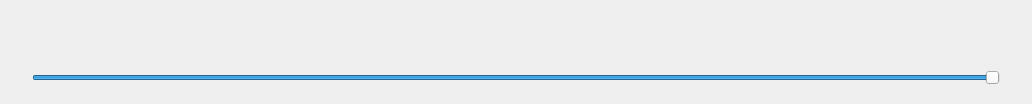
<?xml version="1.0" encoding="UTF-8"?>
<ui version="4.0">
 <class>ToolBar</class>
 <widget class="QWidget" name="ToolBar">
  <property name="geometry">
   <rect>
    <x>0</x>
    <y>0</y>
    <width>1032</width>
    <height>104</height>
   </rect>
  </property>
  <property name="windowTitle">
   <string>Form</string>
  </property>
  <property name="styleSheet">
   <string notr="true"/>
  </property>
  <layout class="QVBoxLayout" name="verticalLayout_2" stretch="10,1">
   <property name="spacing">
    <number>0</number>
   </property>
   <property name="leftMargin">
    <number>0</number>
   </property>
   <property name="topMargin">
    <number>0</number>
   </property>
   <property name="rightMargin">
    <number>0</number>
   </property>
   <property name="bottomMargin">
    <number>0</number>
   </property>
   <item>
    <layout class="QHBoxLayout" name="horizontalLayout_2">
     <property name="spacing">
      <number>0</number>
     </property>
     <property name="topMargin">
      <number>10</number>
     </property>
     <item>
      <layout class="QHBoxLayout" name="horizontalLayout_4" stretch="0,2,0,0,0,0,0,2,0,0,2,0,0,0,2,0,1,0">
       <property name="spacing">
        <number>0</number>
       </property>
       <property name="sizeConstraint">
        <enum>QLayout::SetDefaultConstraint</enum>
       </property>
       <item>
        <widget class="QPushButton" name="ShuffleBtn">
         <property name="sizePolicy">
          <sizepolicy hsizetype="Minimum" vsizetype="Minimum">
           <horstretch>0</horstretch>
           <verstretch>0</verstretch>
          </sizepolicy>
         </property>
         <property name="minimumSize">
          <size>
           <width>32</width>
           <height>32</height>
          </size>
         </property>
         <property name="maximumSize">
          <size>
           <width>32</width>
           <height>32</height>
          </size>
         </property>
         <property name="styleSheet">
          <string notr="true">QPushButton#ShuffleBtn:checked {
	background-color: rgba(84, 83, 85, 179);
	border-radius: 14px;
}</string>
         </property>
         <property name="text">
          <string/>
         </property>
         <property name="icon">
          <iconset resource="../res/resources.qrc">
           <normaloff>:/toolbarIcons/027-shuffle arrows.svg</normaloff>:/toolbarIcons/027-shuffle arrows.svg</iconset>
         </property>
         <property name="iconSize">
          <size>
           <width>32</width>
           <height>32</height>
          </size>
         </property>
         <property name="checkable">
          <bool>true</bool>
         </property>
         <property name="autoDefault">
          <bool>false</bool>
         </property>
         <property name="default">
          <bool>false</bool>
         </property>
         <property name="flat">
          <bool>true</bool>
         </property>
        </widget>
       </item>
       <item>
        <spacer name="horizontalSpacer">
         <property name="orientation">
          <enum>Qt::Horizontal</enum>
         </property>
         <property name="sizeHint" stdset="0">
          <size>
           <width>60</width>
           <height>20</height>
          </size>
         </property>
        </spacer>
       </item>
       <item>
        <widget class="QPushButton" name="PrevBtn">
         <property name="sizePolicy">
          <sizepolicy hsizetype="Minimum" vsizetype="Minimum">
           <horstretch>0</horstretch>
           <verstretch>0</verstretch>
          </sizepolicy>
         </property>
         <property name="minimumSize">
          <size>
           <width>32</width>
           <height>32</height>
          </size>
         </property>
         <property name="maximumSize">
          <size>
           <width>32</width>
           <height>32</height>
          </size>
         </property>
         <property name="text">
          <string/>
         </property>
         <property name="icon">
          <iconset resource="../res/resources.qrc">
           <normaloff>:/toolbarIcons/024-previous.svg</normaloff>:/toolbarIcons/024-previous.svg</iconset>
         </property>
         <property name="iconSize">
          <size>
           <width>32</width>
           <height>32</height>
          </size>
         </property>
         <property name="flat">
          <bool>true</bool>
         </property>
        </widget>
       </item>
       <item>
        <widget class="QPushButton" name="BackWardBtn">
         <property name="sizePolicy">
          <sizepolicy hsizetype="Minimum" vsizetype="Minimum">
           <horstretch>0</horstretch>
           <verstretch>0</verstretch>
          </sizepolicy>
         </property>
         <property name="minimumSize">
          <size>
           <width>32</width>
           <height>32</height>
          </size>
         </property>
         <property name="maximumSize">
          <size>
           <width>32</width>
           <height>32</height>
          </size>
         </property>
         <property name="text">
          <string/>
         </property>
         <property name="icon">
          <iconset resource="../res/resources.qrc">
           <normaloff>:/toolbarIcons/052-Backward.svg</normaloff>:/toolbarIcons/052-Backward.svg</iconset>
         </property>
         <property name="iconSize">
          <size>
           <width>32</width>
           <height>32</height>
          </size>
         </property>
         <property name="flat">
          <bool>true</bool>
         </property>
        </widget>
       </item>
       <item>
        <layout class="QVBoxLayout" name="verticalLayout" stretch="1">
         <property name="spacing">
          <number>0</number>
         </property>
         <item>
          <layout class="QHBoxLayout" name="horizontalLayout_5">
           <property name="spacing">
            <number>0</number>
           </property>
           <property name="leftMargin">
            <number>10</number>
           </property>
           <property name="rightMargin">
            <number>10</number>
           </property>
           <item>
            <widget class="QPushButton" name="PauseBtn">
             <property name="sizePolicy">
              <sizepolicy hsizetype="Minimum" vsizetype="Minimum">
               <horstretch>0</horstretch>
               <verstretch>0</verstretch>
              </sizepolicy>
             </property>
             <property name="minimumSize">
              <size>
               <width>32</width>
               <height>32</height>
              </size>
             </property>
             <property name="maximumSize">
              <size>
               <width>32</width>
               <height>32</height>
              </size>
             </property>
             <property name="text">
              <string/>
             </property>
             <property name="icon">
              <iconset resource="../res/resources.qrc">
               <normaloff>:/toolbarIcons/002-play.svg</normaloff>
               <normalon>:/toolbarIcons/021-pause.svg</normalon>
               <disabledoff>:/toolbarIcons/002-play.svg</disabledoff>
               <disabledon>:/toolbarIcons/021-pause.svg</disabledon>
               <activeoff>:/toolbarIcons/002-play.svg</activeoff>
               <activeon>:/toolbarIcons/021-pause.svg</activeon>
               <selectedoff>:/toolbarIcons/002-play.svg</selectedoff>
               <selectedon>:/toolbarIcons/021-pause.svg</selectedon>:/toolbarIcons/002-play.svg</iconset>
             </property>
             <property name="iconSize">
              <size>
               <width>32</width>
               <height>32</height>
              </size>
             </property>
             <property name="checkable">
              <bool>true</bool>
             </property>
             <property name="flat">
              <bool>true</bool>
             </property>
            </widget>
           </item>
          </layout>
         </item>
        </layout>
       </item>
       <item>
        <widget class="QPushButton" name="ForwardBtn">
         <property name="sizePolicy">
          <sizepolicy hsizetype="Minimum" vsizetype="Minimum">
           <horstretch>0</horstretch>
           <verstretch>0</verstretch>
          </sizepolicy>
         </property>
         <property name="minimumSize">
          <size>
           <width>32</width>
           <height>32</height>
          </size>
         </property>
         <property name="maximumSize">
          <size>
           <width>32</width>
           <height>32</height>
          </size>
         </property>
         <property name="styleSheet">
          <string notr="true"/>
         </property>
         <property name="text">
          <string/>
         </property>
         <property name="icon">
          <iconset resource="../res/resources.qrc">
           <normaloff>:/toolbarIcons/051-Forward.svg</normaloff>:/toolbarIcons/051-Forward.svg</iconset>
         </property>
         <property name="iconSize">
          <size>
           <width>32</width>
           <height>32</height>
          </size>
         </property>
         <property name="flat">
          <bool>true</bool>
         </property>
        </widget>
       </item>
       <item>
        <widget class="QPushButton" name="NextBtn">
         <property name="sizePolicy">
          <sizepolicy hsizetype="Minimum" vsizetype="Minimum">
           <horstretch>0</horstretch>
           <verstretch>0</verstretch>
          </sizepolicy>
         </property>
         <property name="minimumSize">
          <size>
           <width>32</width>
           <height>32</height>
          </size>
         </property>
         <property name="maximumSize">
          <size>
           <width>32</width>
           <height>32</height>
          </size>
         </property>
         <property name="text">
          <string/>
         </property>
         <property name="icon">
          <iconset resource="../res/resources.qrc">
           <normaloff>:/toolbarIcons/023-next.svg</normaloff>:/toolbarIcons/023-next.svg</iconset>
         </property>
         <property name="iconSize">
          <size>
           <width>32</width>
           <height>32</height>
          </size>
         </property>
         <property name="flat">
          <bool>true</bool>
         </property>
        </widget>
       </item>
       <item>
        <spacer name="horizontalSpacer_2">
         <property name="orientation">
          <enum>Qt::Horizontal</enum>
         </property>
         <property name="sizeHint" stdset="0">
          <size>
           <width>60</width>
           <height>20</height>
          </size>
         </property>
        </spacer>
       </item>
       <item>
        <widget class="QPushButton" name="RepeatSongBtn">
         <property name="sizePolicy">
          <sizepolicy hsizetype="Minimum" vsizetype="Minimum">
           <horstretch>0</horstretch>
           <verstretch>0</verstretch>
          </sizepolicy>
         </property>
         <property name="minimumSize">
          <size>
           <width>32</width>
           <height>32</height>
          </size>
         </property>
         <property name="maximumSize">
          <size>
           <width>32</width>
           <height>32</height>
          </size>
         </property>
         <property name="styleSheet">
          <string notr="true">QPushButton#RepeatSongBtn:checked {
	background-color: rgba(84, 83, 85, 179);
}</string>
         </property>
         <property name="text">
          <string/>
         </property>
         <property name="icon">
          <iconset resource="../res/resources.qrc">
           <normaloff>:/toolbarIcons/055-RepeatSong.svg</normaloff>:/toolbarIcons/055-RepeatSong.svg</iconset>
         </property>
         <property name="iconSize">
          <size>
           <width>32</width>
           <height>32</height>
          </size>
         </property>
         <property name="checkable">
          <bool>true</bool>
         </property>
         <property name="flat">
          <bool>true</bool>
         </property>
        </widget>
       </item>
       <item>
        <widget class="QPushButton" name="RepeatBtn">
         <property name="sizePolicy">
          <sizepolicy hsizetype="Minimum" vsizetype="Minimum">
           <horstretch>0</horstretch>
           <verstretch>0</verstretch>
          </sizepolicy>
         </property>
         <property name="minimumSize">
          <size>
           <width>32</width>
           <height>32</height>
          </size>
         </property>
         <property name="maximumSize">
          <size>
           <width>32</width>
           <height>32</height>
          </size>
         </property>
         <property name="styleSheet">
          <string notr="true">QPushButton#RepeatBtn:checked {
	background-color: rgba(84, 83, 85, 179);
	border-radius: 14px;
}</string>
         </property>
         <property name="text">
          <string/>
         </property>
         <property name="icon">
          <iconset resource="../res/resources.qrc">
           <normaloff>:/toolbarIcons/026-repeat.svg</normaloff>:/toolbarIcons/026-repeat.svg</iconset>
         </property>
         <property name="iconSize">
          <size>
           <width>32</width>
           <height>32</height>
          </size>
         </property>
         <property name="checkable">
          <bool>true</bool>
         </property>
         <property name="flat">
          <bool>true</bool>
         </property>
        </widget>
       </item>
       <item>
        <spacer name="horizontalSpacer_3">
         <property name="orientation">
          <enum>Qt::Horizontal</enum>
         </property>
         <property name="sizeHint" stdset="0">
          <size>
           <width>60</width>
           <height>20</height>
          </size>
         </property>
        </spacer>
       </item>
       <item>
        <widget class="QPushButton" name="AddBtn">
         <property name="sizePolicy">
          <sizepolicy hsizetype="Minimum" vsizetype="Minimum">
           <horstretch>0</horstretch>
           <verstretch>0</verstretch>
          </sizepolicy>
         </property>
         <property name="minimumSize">
          <size>
           <width>32</width>
           <height>32</height>
          </size>
         </property>
         <property name="maximumSize">
          <size>
           <width>32</width>
           <height>32</height>
          </size>
         </property>
         <property name="styleSheet">
          <string notr="true">border-radius: 0px;
border-width: 28px;</string>
         </property>
         <property name="text">
          <string/>
         </property>
         <property name="icon">
          <iconset resource="../res/resources.qrc">
           <normaloff>:/toolbarIcons/046-add.svg</normaloff>:/toolbarIcons/046-add.svg</iconset>
         </property>
         <property name="iconSize">
          <size>
           <width>32</width>
           <height>32</height>
          </size>
         </property>
         <property name="flat">
          <bool>true</bool>
         </property>
        </widget>
       </item>
       <item>
        <widget class="QPushButton" name="DeleteBtn">
         <property name="sizePolicy">
          <sizepolicy hsizetype="Minimum" vsizetype="Minimum">
           <horstretch>0</horstretch>
           <verstretch>0</verstretch>
          </sizepolicy>
         </property>
         <property name="minimumSize">
          <size>
           <width>32</width>
           <height>32</height>
          </size>
         </property>
         <property name="maximumSize">
          <size>
           <width>32</width>
           <height>32</height>
          </size>
         </property>
         <property name="styleSheet">
          <string notr="true">border-radius: 0px;
border-width: 28px;</string>
         </property>
         <property name="text">
          <string/>
         </property>
         <property name="icon">
          <iconset resource="../res/resources.qrc">
           <normaloff>:/toolbarIcons/048-delete.svg</normaloff>:/toolbarIcons/048-delete.svg</iconset>
         </property>
         <property name="iconSize">
          <size>
           <width>32</width>
           <height>32</height>
          </size>
         </property>
         <property name="flat">
          <bool>true</bool>
         </property>
        </widget>
       </item>
       <item>
        <widget class="QPushButton" name="ReposBtn">
         <property name="sizePolicy">
          <sizepolicy hsizetype="Minimum" vsizetype="Minimum">
           <horstretch>0</horstretch>
           <verstretch>0</verstretch>
          </sizepolicy>
         </property>
         <property name="minimumSize">
          <size>
           <width>32</width>
           <height>32</height>
          </size>
         </property>
         <property name="maximumSize">
          <size>
           <width>32</width>
           <height>32</height>
          </size>
         </property>
         <property name="text">
          <string/>
         </property>
         <property name="icon">
          <iconset resource="../res/resources.qrc">
           <normaloff>:/toolbarIcons/040-playlist.svg</normaloff>:/toolbarIcons/040-playlist.svg</iconset>
         </property>
         <property name="iconSize">
          <size>
           <width>32</width>
           <height>32</height>
          </size>
         </property>
         <property name="flat">
          <bool>true</bool>
         </property>
        </widget>
       </item>
       <item>
        <spacer name="horizontalSpacer_4">
         <property name="orientation">
          <enum>Qt::Horizontal</enum>
         </property>
         <property name="sizeHint" stdset="0">
          <size>
           <width>60</width>
           <height>20</height>
          </size>
         </property>
        </spacer>
       </item>
       <item>
        <widget class="QPushButton" name="SearchBtn">
         <property name="sizePolicy">
          <sizepolicy hsizetype="Minimum" vsizetype="Minimum">
           <horstretch>0</horstretch>
           <verstretch>0</verstretch>
          </sizepolicy>
         </property>
         <property name="minimumSize">
          <size>
           <width>32</width>
           <height>32</height>
          </size>
         </property>
         <property name="maximumSize">
          <size>
           <width>32</width>
           <height>32</height>
          </size>
         </property>
         <property name="text">
          <string/>
         </property>
         <property name="icon">
          <iconset resource="../res/resources.qrc">
           <normaloff>:/toolbarIcons/053-Search.svg</normaloff>:/toolbarIcons/053-Search.svg</iconset>
         </property>
         <property name="iconSize">
          <size>
           <width>32</width>
           <height>32</height>
          </size>
         </property>
         <property name="flat">
          <bool>true</bool>
         </property>
        </widget>
       </item>
       <item>
        <spacer name="horizontalSpacer_5">
         <property name="orientation">
          <enum>Qt::Horizontal</enum>
         </property>
         <property name="sizeHint" stdset="0">
          <size>
           <width>40</width>
           <height>20</height>
          </size>
         </property>
        </spacer>
       </item>
       <item>
        <widget class="QPushButton" name="MenuBtn">
         <property name="sizePolicy">
          <sizepolicy hsizetype="Minimum" vsizetype="Minimum">
           <horstretch>0</horstretch>
           <verstretch>0</verstretch>
          </sizepolicy>
         </property>
         <property name="minimumSize">
          <size>
           <width>32</width>
           <height>32</height>
          </size>
         </property>
         <property name="maximumSize">
          <size>
           <width>32</width>
           <height>32</height>
          </size>
         </property>
         <property name="text">
          <string/>
         </property>
         <property name="icon">
          <iconset resource="../res/resources.qrc">
           <normaloff>:/toolbarIcons/054-Menu.svg</normaloff>:/toolbarIcons/054-Menu.svg</iconset>
         </property>
         <property name="iconSize">
          <size>
           <width>32</width>
           <height>32</height>
          </size>
         </property>
         <property name="flat">
          <bool>true</bool>
         </property>
        </widget>
       </item>
      </layout>
     </item>
    </layout>
   </item>
   <item>
    <layout class="QHBoxLayout" name="horizontalLayout_3" stretch="1,10,0">
     <property name="spacing">
      <number>0</number>
     </property>
     <item>
      <widget class="QLabel" name="VolumeLabel">
       <property name="maximumSize">
        <size>
         <width>32</width>
         <height>32</height>
        </size>
       </property>
       <property name="text">
        <string/>
       </property>
       <property name="pixmap">
        <pixmap resource="../res/resources.qrc">:/toolbarIcons/030-volume up.svg</pixmap>
       </property>
       <property name="scaledContents">
        <bool>true</bool>
       </property>
      </widget>
     </item>
     <item>
      <widget class="QSlider" name="VolumeSlider">
       <property name="autoFillBackground">
        <bool>false</bool>
       </property>
       <property name="styleSheet">
        <string notr="true"/>
       </property>
       <property name="value">
        <number>99</number>
       </property>
       <property name="orientation">
        <enum>Qt::Horizontal</enum>
       </property>
      </widget>
     </item>
     <item>
      <widget class="QPushButton" name="MuteBtn">
       <property name="maximumSize">
        <size>
         <width>32</width>
         <height>32</height>
        </size>
       </property>
       <property name="styleSheet">
        <string notr="true">QPushButton#MuteBtn:checked {
	background-color: rgba(84, 83, 85, 179);
	border-radius: 14px;
}</string>
       </property>
       <property name="text">
        <string/>
       </property>
       <property name="icon">
        <iconset resource="../res/resources.qrc">
         <normaloff>:/toolbarIcons/013-no sound.svg</normaloff>:/toolbarIcons/013-no sound.svg</iconset>
       </property>
       <property name="iconSize">
        <size>
         <width>32</width>
         <height>32</height>
        </size>
       </property>
       <property name="checkable">
        <bool>true</bool>
       </property>
       <property name="checked">
        <bool>false</bool>
       </property>
       <property name="flat">
        <bool>true</bool>
       </property>
      </widget>
     </item>
    </layout>
   </item>
  </layout>
 </widget>
 <resources>
  <include location="../res/resources.qrc"/>
 </resources>
 <connections>
  <connection>
   <sender>ShuffleBtn</sender>
   <signal>toggled(bool)</signal>
   <receiver>ToolBar</receiver>
   <slot>shuffleClicked(bool)</slot>
   <hints>
    <hint type="sourcelabel">
     <x>19</x>
     <y>34</y>
    </hint>
    <hint type="destinationlabel">
     <x>12</x>
     <y>106</y>
    </hint>
   </hints>
  </connection>
  <connection>
   <sender>PrevBtn</sender>
   <signal>clicked()</signal>
   <receiver>ToolBar</receiver>
   <slot>prevClicked()</slot>
   <hints>
    <hint type="sourcelabel">
     <x>183</x>
     <y>35</y>
    </hint>
    <hint type="destinationlabel">
     <x>178</x>
     <y>124</y>
    </hint>
   </hints>
  </connection>
  <connection>
   <sender>BackWardBtn</sender>
   <signal>clicked()</signal>
   <receiver>ToolBar</receiver>
   <slot>backwardClicked()</slot>
   <hints>
    <hint type="sourcelabel">
     <x>228</x>
     <y>53</y>
    </hint>
    <hint type="destinationlabel">
     <x>225</x>
     <y>121</y>
    </hint>
   </hints>
  </connection>
  <connection>
   <sender>PauseBtn</sender>
   <signal>toggled(bool)</signal>
   <receiver>ToolBar</receiver>
   <slot>playClicked(bool)</slot>
   <hints>
    <hint type="sourcelabel">
     <x>271</x>
     <y>54</y>
    </hint>
    <hint type="destinationlabel">
     <x>266</x>
     <y>125</y>
    </hint>
   </hints>
  </connection>
  <connection>
   <sender>ForwardBtn</sender>
   <signal>clicked()</signal>
   <receiver>ToolBar</receiver>
   <slot>forwardClicked()</slot>
   <hints>
    <hint type="sourcelabel">
     <x>314</x>
     <y>54</y>
    </hint>
    <hint type="destinationlabel">
     <x>322</x>
     <y>126</y>
    </hint>
   </hints>
  </connection>
  <connection>
   <sender>NextBtn</sender>
   <signal>clicked()</signal>
   <receiver>ToolBar</receiver>
   <slot>nextClicked()</slot>
   <hints>
    <hint type="sourcelabel">
     <x>340</x>
     <y>35</y>
    </hint>
    <hint type="destinationlabel">
     <x>356</x>
     <y>165</y>
    </hint>
   </hints>
  </connection>
  <connection>
   <sender>RepeatBtn</sender>
   <signal>toggled(bool)</signal>
   <receiver>ToolBar</receiver>
   <slot>repeatClicked(bool)</slot>
   <hints>
    <hint type="sourcelabel">
     <x>512</x>
     <y>32</y>
    </hint>
    <hint type="destinationlabel">
     <x>520</x>
     <y>131</y>
    </hint>
   </hints>
  </connection>
  <connection>
   <sender>AddBtn</sender>
   <signal>clicked()</signal>
   <receiver>ToolBar</receiver>
   <slot>addClicked()</slot>
   <hints>
    <hint type="sourcelabel">
     <x>675</x>
     <y>25</y>
    </hint>
    <hint type="destinationlabel">
     <x>686</x>
     <y>128</y>
    </hint>
   </hints>
  </connection>
  <connection>
   <sender>DeleteBtn</sender>
   <signal>clicked()</signal>
   <receiver>ToolBar</receiver>
   <slot>delClicked()</slot>
   <hints>
    <hint type="sourcelabel">
     <x>715</x>
     <y>39</y>
    </hint>
    <hint type="destinationlabel">
     <x>727</x>
     <y>118</y>
    </hint>
   </hints>
  </connection>
  <connection>
   <sender>ReposBtn</sender>
   <signal>clicked()</signal>
   <receiver>ToolBar</receiver>
   <slot>reposClicked()</slot>
   <hints>
    <hint type="sourcelabel">
     <x>745</x>
     <y>34</y>
    </hint>
    <hint type="destinationlabel">
     <x>750</x>
     <y>155</y>
    </hint>
   </hints>
  </connection>
  <connection>
   <sender>SearchBtn</sender>
   <signal>clicked()</signal>
   <receiver>ToolBar</receiver>
   <slot>searchClicked()</slot>
   <hints>
    <hint type="sourcelabel">
     <x>915</x>
     <y>40</y>
    </hint>
    <hint type="destinationlabel">
     <x>915</x>
     <y>146</y>
    </hint>
   </hints>
  </connection>
  <connection>
   <sender>MenuBtn</sender>
   <signal>clicked()</signal>
   <receiver>ToolBar</receiver>
   <slot>menuClicked()</slot>
   <hints>
    <hint type="sourcelabel">
     <x>1012</x>
     <y>27</y>
    </hint>
    <hint type="destinationlabel">
     <x>987</x>
     <y>133</y>
    </hint>
   </hints>
  </connection>
  <connection>
   <sender>MuteBtn</sender>
   <signal>toggled(bool)</signal>
   <receiver>ToolBar</receiver>
   <slot>muteClicked(bool)</slot>
   <hints>
    <hint type="sourcelabel">
     <x>1018</x>
     <y>90</y>
    </hint>
    <hint type="destinationlabel">
     <x>1018</x>
     <y>136</y>
    </hint>
   </hints>
  </connection>
  <connection>
   <sender>VolumeSlider</sender>
   <signal>valueChanged(int)</signal>
   <receiver>ToolBar</receiver>
   <slot>volumeChanged(int)</slot>
   <hints>
    <hint type="sourcelabel">
     <x>443</x>
     <y>86</y>
    </hint>
    <hint type="destinationlabel">
     <x>441</x>
     <y>116</y>
    </hint>
   </hints>
  </connection>
  <connection>
   <sender>RepeatSongBtn</sender>
   <signal>toggled(bool)</signal>
   <receiver>ToolBar</receiver>
   <slot>repeatSongClicked(bool)</slot>
   <hints>
    <hint type="sourcelabel">
     <x>501</x>
     <y>36</y>
    </hint>
    <hint type="destinationlabel">
     <x>502</x>
     <y>172</y>
    </hint>
   </hints>
  </connection>
 </connections>
 <slots>
  <signal>Shuffle(bool)</signal>
  <signal>Previous()</signal>
  <signal>Backward()</signal>
  <signal>Play(bool)</signal>
  <signal>Forward()</signal>
  <signal>Next()</signal>
  <signal>Repeat(bool)</signal>
  <signal>AddSong()</signal>
  <signal>DeleteSong()</signal>
  <signal>Reposition()</signal>
  <signal>Search()</signal>
  <signal>Menu()</signal>
  <signal>Mute(bool)</signal>
  <signal>VolumeValue(int)</signal>
  <slot>shuffleClicked(bool)</slot>
  <slot>prevClicked()</slot>
  <slot>backwardClicked()</slot>
  <slot>playClicked(bool)</slot>
  <slot>forwardClicked()</slot>
  <slot>nextClicked()</slot>
  <slot>repeatClicked(bool)</slot>
  <slot>addClicked()</slot>
  <slot>delClicked()</slot>
  <slot>reposClicked()</slot>
  <slot>searchClicked()</slot>
  <slot>menuClicked()</slot>
  <slot>muteClicked(bool)</slot>
  <slot>volumeChanged(int)</slot>
  <slot>repeatSongClicked(bool)</slot>
 </slots>
</ui>
